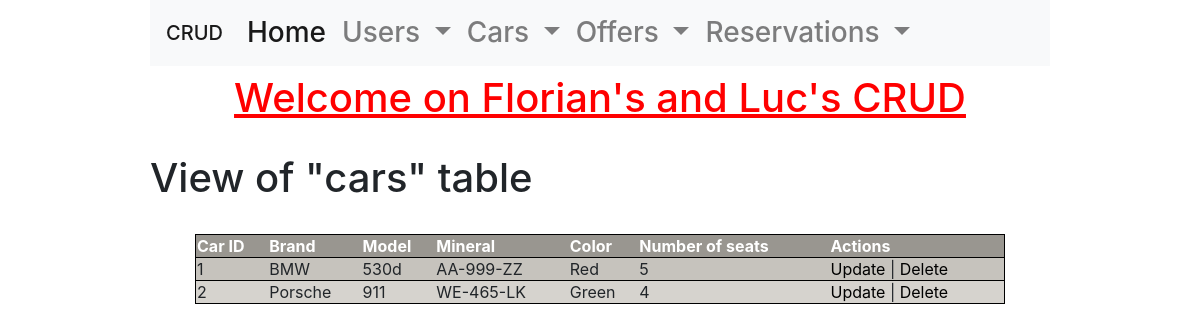
/class/Views/cars_read.php, run on an earlier commit of the app's database.
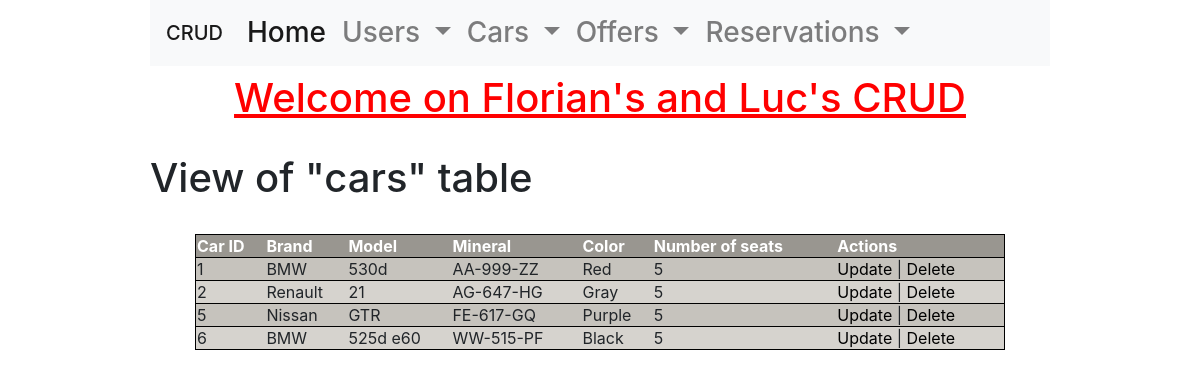
And on a later commit of the database.
### tables this page shows
CREATE TABLE `cars` (
  `id` int NOT NULL AUTO_INCREMENT,
  `brand` varchar(255) NOT NULL,
  `model` varchar(255) NOT NULL,
  `mineral` varchar(255) NOT NULL,
  `color` varchar(255) NOT NULL,
  `nbrSlots` int NOT NULL,
  PRIMARY KEY (`id`)
);

### class/Services/DataBaseService.php (called while the page is built, shortened)
<?php
class DataBaseService
{
    private $connection;
    public function __construct()
    {
        try {
            $this->connection = new PDO(
                'mysql:host=' . self::HOST . ';port=' . self::PORT . ';dbname=' . self::DATABASE_NAME,
                self::MYSQL_USER,
                self::MYSQL_PASSWORD
            );
            $this->connection->exec("SET CHARACTER SET utf8");
        } catch (Exception $e) {
            echo 'Erreur : ' . $e->getMessage();
        }
    }
    public function getCars(): array
    {
        $cars = [];
        $sql = 'SELECT * FROM cars';
        $query = $this->connection->query($sql);
        $results = $query->fetchAll(PDO::FETCH_ASSOC);
        if (!empty($results)) {
            $cars = $results;
        }
        return $cars;
    }
}

### class/Services/CarsService.php (called while the page is built, shortened)
<?php
class CarsService
{
    public function getCars(): array
    {
        $cars = [];
        $dataBaseService = new DataBaseService();
        $carsDTO = $dataBaseService->getCars();
        if (!empty($carsDTO)) {
            foreach ($carsDTO as $carDTO) {
                $car = new Car();
                $car->setId($carDTO['id']);
                $car->setBrand($carDTO['brand']);
                $car->setModel($carDTO['model']);
                $car->setMineral($carDTO['mineral']);
                $car->setColor($carDTO['color']);
                $car->setNbrSlots($carDTO['nbrSlots']);
                $cars[] = $car;
            }
        }
        return $cars;
    }
}

### class/Entities/Car.php (called while the page is built, shortened)
<?php
class Car
{
    private $id;
    private $brand;
    private $model;
    private $mineral;
    private $color;
    private $nbrSlots;
    public function getId(): int
    {
        return $this->id;
    }
    public function setId(int $id): self
    {
        $this->id = $id;
        return $this;
    }
    public function getBrand(): string
    {
        return $this->brand;
    }
    public function setBrand(string $brand): self
    {
        $this->brand = $brand;
        return $this;
    }
    public function getModel(): string
    {
        return $this->model;
    }
    public function setModel(string $model): self
    {
        $this->model = $model;
        return $this;
    }
    public function getMineral(): string
    {
        return $this->mineral;
    }
    public function setMineral(string $mineral): self
    {
        $this->mineral = $mineral;
        return $this;
    }
    public function getColor(): string
    {
        return $this->color;
    }
    public function setColor(string $color): self
    {
        $this->color = $color;
        return $this;
    }
    public function getNbrSlots(): int
    {
        return $this->nbrSlots;
    }
    public function setNbrSlots(int $nbrSlots): self
    {
        $this->nbrSlots = $nbrSlots;
        return $this;
    }
}

### class/Controllers/CarsController.php (the view, shortened to what this page needs)
<?php
class CarsController
{
    public function getCars(): string
    {
        $html = '';
        $carService = new CarsService();
        $cars = $carService->getCars();
        foreach ($cars as $car) {
            $html .=
            '<tr>'.
            '<td>'.$car->getId().'</td>'.
            '<td>'.$car->getBrand().'</td>'.
            '<td>'.$car->getModel().'</td>'.
            '<td>'.$car->getMineral().'</td>'.
            '<td>'.$car->getColor().'</td>'.
            '<td>'.$car->getNbrSlots().'</td>'.
            '<td>'.
            '<a href="cars_update.php?id='.$car->getId().'">Update</a>'.
            ' | '.
            '<a href="cars_delete.php?id='.$car->getId().'">Delete</a>'.
            '</td>';
        }
        return $html;
    }
}

### class/Views/header.php (shortened to what this page needs)
<html>
	<head>
		<link rel="stylesheet" href="https://cdn.jsdelivr.net/npm/bootstrap@4.3.1/dist/css/bootstrap.min.css">
		<link rel="stylesheet" href="../../index.css"/>
	</head>
	<body>
    	<header>
    		<nav class="navbar navbar-expand-lg navbar-light bg-light h3">
              <a class="navbar-brand" href="#">CRUD</a>
              <div class="collapse navbar-collapse" id="navbarSupportedContent">
                <ul class="navbar-nav mr-auto">
                  <li class="nav-item active">
                    <a class="nav-link" href="../../index.php">Home<span class="sr-only">(current)</span></a>
                  </li>
                  <li class="nav-item dropdown">
                    <a class="nav-link dropdown-toggle" href="#" id="navbarDropdown" role="button" data-toggle="dropdown" aria-haspopup="true" aria-expanded="false">
                      Users
                    </a>
                  </li>
                  <li class="nav-item dropdown">
                    <a class="nav-link dropdown-toggle" href="#" id="navbarDropdown" role="button" data-toggle="dropdown" aria-haspopup="true" aria-expanded="false">
                      Cars
                    </a>
                  </li>
                  <li class="nav-item dropdown">
                    <a class="nav-link dropdown-toggle" href="#" id="navbarDropdown" role="button" data-toggle="dropdown" aria-haspopup="true" aria-expanded="false">
                      Offers
                    </a>
                  </li>
                  <li class="nav-item dropdown">
                    <a class="nav-link dropdown-toggle" href="#" id="navbarDropdown" role="button" data-toggle="dropdown" aria-haspopup="true" aria-expanded="false">
                      Reservations
                    </a>
                  </li>
                </ul>
              </div>
            </nav>
    		<h1>Welcome on Florian's and Luc's CRUD</h1>
    	</header>

### class/Views/cars_read.php (shortened to what this page needs)
<?php
    require 'header.php';
?>
<br/>
<p class="h1">View of "cars" table</p>
<br/>
<table>
	<tr>
		<th>Car ID</th>
    	<th>Brand</th>
    	<th>Model</th>
    	<th>Mineral</th>
    	<th>Color</th>
    	<th>Number of seats</th>
    	<th>Actions</th>
	</tr>
    <?php
        $controller = new CarsController();
        echo $controller->getCars();
    ?>
</table>
<?php
    require 'footer.php';
?>

### class/Views/footer.php (shortened to what this page needs)
    </body>
</html>

### index.css (style rules this page uses)
html { width: 75%; margin: auto; font-family: 'K2D'; }
h1 { text-align: center; color: red; text-decoration: underline; }
table a { color: black; text-decoration: none; }
table { margin: auto; border-collapse: collapse; width: 90%; }
th { text-align: left; color: white; background: #999690; }
tr { text-align: left; border: 1px solid black; }
tr:nth-child(even) { background: #c6c3bd; }
tr:nth-child(odd) { background: #d6d3ce; }

What changed in the data, as far as the page shows it:
changed cars id 2: brand "Porsche" → "Renault"; model "911" → "21"; mineral "WE-465-LK" → "AG-647-HG"; color "Green" → "Gray"; nbrSlots "4" → "5"
added cars: id "5", brand "Nissan", model "GTR", mineral "FE-617-GQ", color "Purple", nbrSlots "5"
added cars: id "6", brand "BMW", model "525d e60", mineral "WW-515-PF", color "Black", nbrSlots "5"
